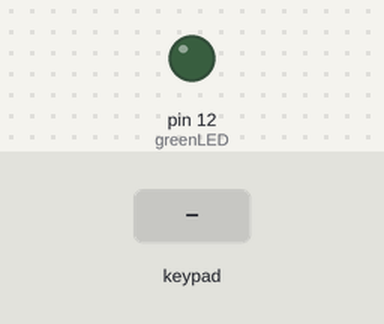
Bench run of a sketch on a simulated Arduino Mega 2560, built with avr-gcc and run on an emulated ATmega2560. Shown: output pins drawn as LEDs (lit = HIGH). The test bench sets the inputs (shaded band).

Above: at 1.7 s.
1.8 s: keypad keys 1 2 3 4 pressed 0.4 s apart
At 3.8 s:
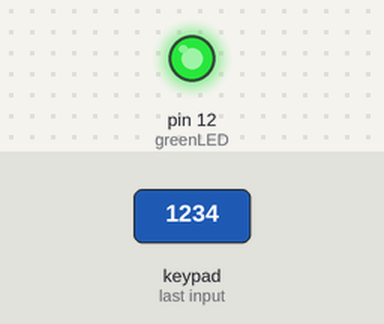
Timing chart, 0 to 5.5 s (numbered marks = the images above; inputs shaded):
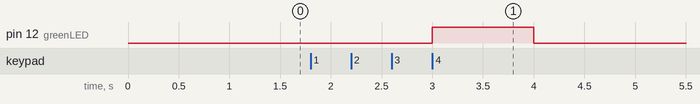

The sketch:

HouseSecuritySystem_IoT_.ino
```cpp
#include <String.h>
#include <SoftwareSerial.h>
#include <Keypad.h>
SoftwareSerial mySerial(52, 53);

int greenLED = 12;


//set our code
char* ourCode = "1234";
int currentPosition = 0;

//define the keypad
const byte ROWS = 4; //four rows
const byte COLS = 3; //three columns
char keys[ROWS][COLS] = {
  {'1','2','3'},
  {'4','5','6'},
  {'7','8','9'},
  {'*','0','#'}
};
byte rowPins[ROWS] = {5, 4, 3, 2}; //connect to the row pinouts of the keypad
byte colPins[COLS] = {8, 7, 6}; //connect to the column pinouts of the keypad

Keypad keypad = Keypad( makeKeymap(keys), rowPins, colPins, ROWS, COLS );


void setup()
{
  mySerial.begin(19200);               // the GPRS baud rate
  Serial.begin(19200);    // the GPRS baud rate
  delay(500);


  pinMode(greenLED, OUTPUT);
  digitalWrite(greenLED, LOW);

}

void loop()
{
  int l;

  char key = keypad.getKey();

  if (int(key) != 0) {


    for (l=0; l<=currentPosition; ++l)
    {
      //lcd.print("*");
    }

    if (key == ourCode[currentPosition])
      {
        ++currentPosition;
        if (currentPosition == 4)
        {
          unlockDoor();
          currentPosition = 0;
        }
      } else {
        invalidCode();
        currentPosition = 0;
      }
    }
}

void invalidCode()
{ DialVoiceCall();
 }

void unlockDoor()
{
  digitalWrite(greenLED, HIGH);
  delay(1000);
  digitalWrite(greenLED, LOW);
 }
void DialVoiceCall()
{
  mySerial.println("ATD + +880XXXXXXXXXX;");//dial the number
  delay(100);
  mySerial.println();
}
```

Measured:
- after the input at 1.8 s, pin 12 (greenLED): LOW → HIGH after 1.2 s, → LOW 1.0 s later
